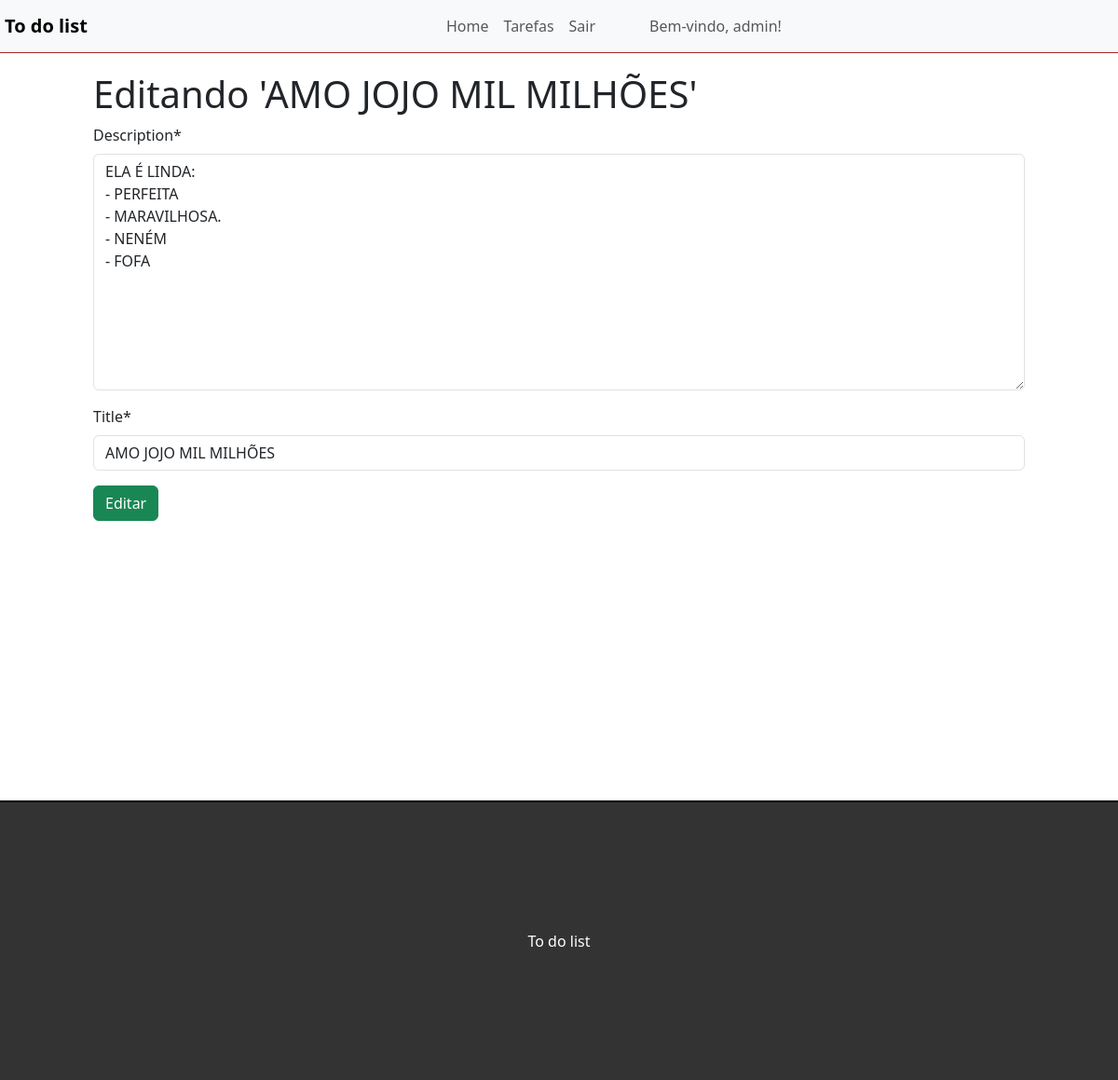
/task/edit/49/ (signed in), run on the app's committed database.
### tasks/models.py (models this page shows, shortened)
class Task(models.Model):
    status = (
        ('doing', 'Em progresso'),
        ('done', 'Feito'),
    )
    title = models.CharField(max_length=200)
    description = models.TextField()
    completed = models.CharField(
        max_length=9,
        choices= status,
        default='doing'
    )
    created_at= models.DateTimeField(auto_now_add=True)
    due_date= models.DateField(null=True, blank=True)
    user = models.ForeignKey(User, on_delete=models.CASCADE)

### tasks/views.py (the view)
# urls.py: path('task/edit/<int:pk>/', TaskUpdateView.as_view(), name='task-update'),
class TaskUpdateView(LoginRequiredMixin, UpdateView):
    model = Task
    form_class = TaskForm
    template_name = 'tasks/edit_task.html'
    success_url = '/'

### tasks/forms.py
class TaskForm(forms.ModelForm):
    class Meta:
        model = Task
        fields = {'title', 'description'}

### tasks/templates/tasks/edit_task.html (shortened to what this page needs)
{% extends 'base.html' %}
{% load crispy_forms_tags %}
{% block content %}
<div class="offset-1 col-10 list-div">
    <h1>Editando '{{task.title}}'</h1>
    <form method="POST">
        {{ form|crispy }}
        <input type="submit" class="btn btn-success" value="Editar">
    </form>
</div>
{% endblock %}

### tasks/templates/base.html (shortened to what this page needs)
{% load static %}
<!DOCTYPE html>
<html lang="pt_BR">
<head>
    <link href="https://cdn.jsdelivr.net/npm/bootstrap@5.3.3/dist/css/bootstrap.min.css" rel="stylesheet">
    <link rel="stylesheet" href="{% static 'css/style.css' %}">
</head>
<body>
    <div class="container-fluid">
        <nav class="navbar navbar-expand-lg bg-body-tertiary">
            <div class="container-fluid">
                <a class="navbar-brand" href="/"> To do list</a>
                <div class="collapse navbar-collapse" id="navbarSupportedContent">
                    <ul class="navbar-nav me-auto mb-2 mb-lg-0">
                    <li class="nav-item">
                        <a class="nav-link" aria-current="page" href="/">Home</a>
                    </li>
                    {% if user.is_authenticated %}
                    <li class="nav-item">
                        <a class="nav-link" href="/">Tarefas</a>
                    </li>
                    {% else %}
                    <li class="nav-item">
                        <a class="nav-link" href="/accounts/login/">Login</a>
                    </li>
                    {% endif %}
                    {% if user.is_authenticated %}
                    <li class="nav-item">
                        <form method="post" action="/accounts/logout/" style="display: inline;">
                            <button type="submit" class="nav-link">
                                Sair
                            </button>
                        </form>
                    </li>
                    <li class="nav-item">
                        <span class="navbar-text" id="usern">
                          Bem-vindo, {{ user.username }}!
                        </span>
                      </li>
                    {% endif %}
                </div>
            </div>
        </nav>
        {% block content %}
        {% endblock %}
        <footer>
            <p>To do list</p>
        </footer>
    </div>
</body>
</html>

### tasks/static/css/style.css (style rules this page uses)
.container-fluid { padding: 0; }
.nav-item #usern { display: flex; margin: auto; margin-left: 50px; }
.navbar { border-bottom: 1px solid brown; margin-bottom: 20px; }
.navbar-nav { margin: auto; }
.navbar-brand { font-weight: bold; margin-left: 5px; }
.list-div { padding: 0; }
footer { display: flex; background-color: #333; height: 300px; margin-top: 300px; border-top: 2px solid black; }
footer p { color: white; text-align: center; top: 50%; margin: auto; }

### data on the page
Task: title "AMO JOJO MIL MILHÕES", description "ELA É LINDA: - PERFEITA - MARAVILHOSA. - NENÉM - FOFA"

### other printed values
{{ user.username }} "admin"
